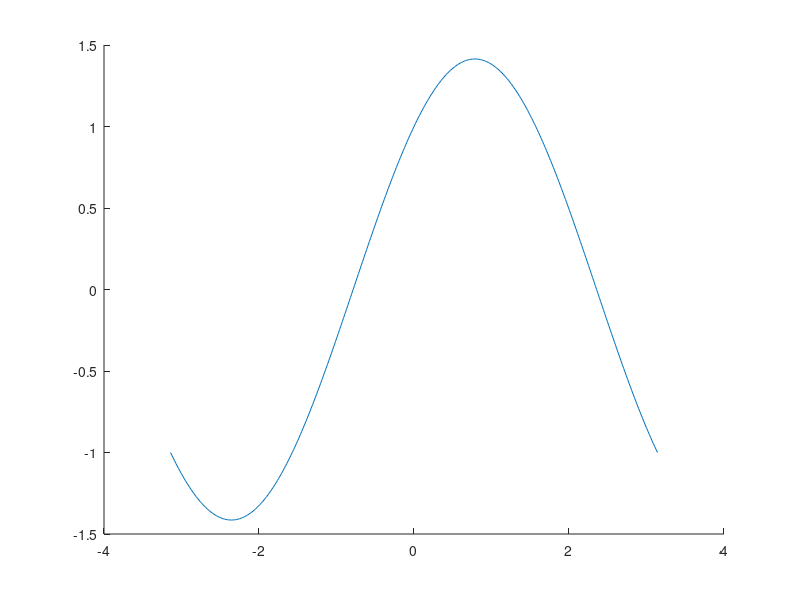
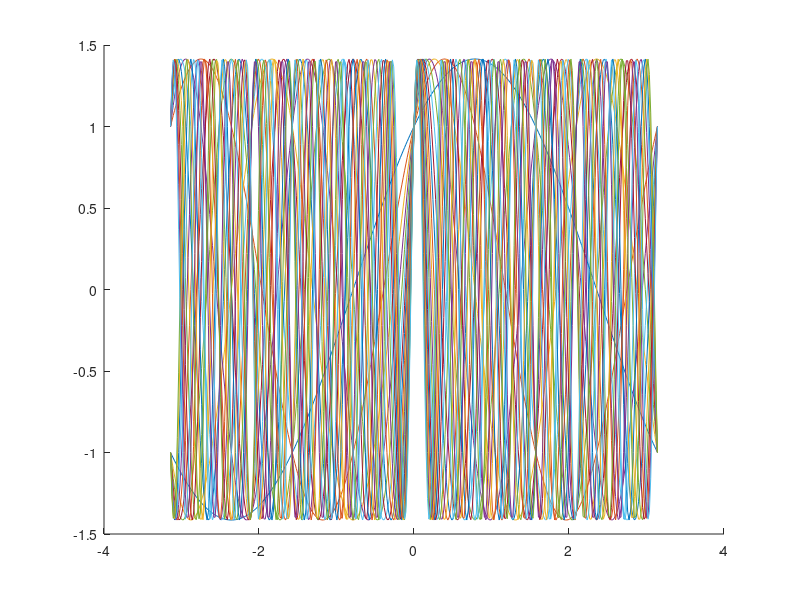

Write MATLAB code to recreate these figures, in order.
close all;
clear;

p = 360;
t = -180:1:180;

p = pi*p/180;
t = pi*t/180;

w0 = 2*pi/p;

c0 = 1.0;
d0 = 1.0; 


y0 = c0*cos(w0*t) + d0*sin(w0*t);

figure; hold on;
plot(t, y0);

figure; hold on;
for ii = 1:20
  yi = c0*cos(ii*w0*t) + d0*sin(ii*w0*t);
  plot(t, yi);
end
